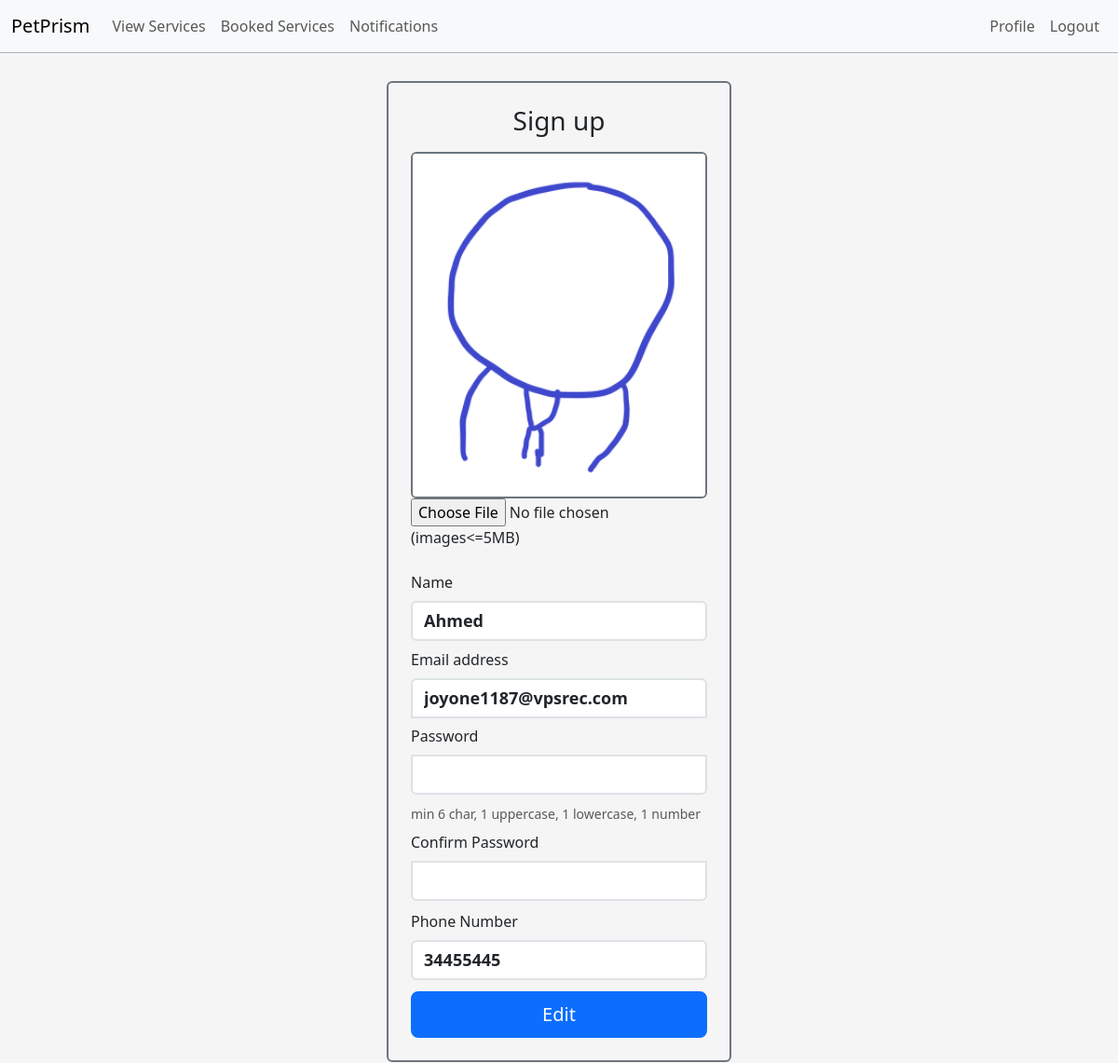
Screenshot of /profile.php (signed in) with the database file from the repository.
### tables this page shows
CREATE TABLE `users` (
  `ID` int(11) NOT NULL,
  `NAME` varchar(50) NOT NULL,
  `EMAIL` varchar(60) NOT NULL,
  `PASSWORD` varchar(60) NOT NULL,
  `PHONE` varchar(11) NOT NULL,
  `TYPE` varchar(10) NOT NULL DEFAULT 'customer',
  `PROFILE_PIC` varchar(200) NOT NULL DEFAULT 'default.jpg'
);

### profile.php (the view, shortened to what this page needs)
<?php
$sid = $_SESSION['userId'];
try {
  require('project_connection.php');
  $userResult = $db->prepare("SELECT * FROM users WHERE ID= :id");
  $userResult->bindParam(':id', $sid);
  $userResult->execute();
  $userRow = $userResult->fetch();
  $name = $userRow['NAME'];
  $mobile = $userRow['PHONE'];
  $email = $userRow['EMAIL'];
  $profile_pic = $userRow['PROFILE_PIC'];
} catch (PDOException $e) {
  echo "<script>alert('Error " . $e->getMessage() . "\\nPlease refresh');</script>";
}
?>
<!doctype html>
<html lang="en">
<head>
  <link href="./assets/dist/css/bootstrap.min.css" rel="stylesheet">
  <link href="loginForm.css" rel="stylesheet">
</head>
<body>
  <?php
  require('customernavbar.php');
  ?>
  <br /><br /> <br />
  <div class="container">
    <main class="form-signin w-100 m-auto">
      <div class="border border-secondary border-2 rounded">
        <form id='profileForm' onSubmit="return checkeditedInputs();" action='updateProfile.php' method='post' class="m-4" enctype="multipart/form-data">
          <h1 class="h3 mb-3 fw-normal text-center">Sign up</h1>
          <div class="mx-auto">
            <img src='./image/<?php echo $profile_pic; ?>' class='profile-pic img-fluid w-100 border border-secondary border-2 rounded ' alt='profilepic'>
          </div>
          <input type="file" name="picfile" id='fileUpload' /><span> (images<=5MB) </span><br><br>
              <div class="mb-2">
                <label for="name" class="form-label">Name</label>
                <input class='form-control' type='text' name='name' id="name" placeholder="maximum 50 characters" onkeyup="checkFN(this.value, 'name_msg')" size='50' value='<?php echo htmlspecialchars("$name"); ?>' required><span id='name_msg'></span>
              </div>
              <div class="mb-2">
                <label for="exampleInputEmail1" class="form-label">Email address</label>
                <input type="email" class="form-control" name="email" value='<?php echo htmlspecialchars("$email"); ?>' id="exampleInputEmail1" aria-describedby="emailHelp" placeholder="name@petshop.com" onkeyup="checkMAIL(this.value)" size='20' required>
              </div>
              <div class="mb-2">
                <label for="exampleInputPassword1" class="form-label">Password</label>
                <input type="password" class="form-control" id="exampleInputPassword1" name='password' onkeyup="checkPWD(this.value)">
                <div id="profile_pwd_msg" class="form-text">min 6 char, 1 uppercase, 1 lowercase, 1 number</div>
              </div>
              <div>
                <label for="exampleInputPassword2" class="form-label">Confirm Password</label>
                <input type="password" class="form-control" id="exampleInputPassword2" name='cnfm_password' onkeyup="confirmPWD(this.value)">
              </div>
              <div>
                <label for="phonenumber" class="form-label">Phone Number</label>
                <input class='form-control' type='text' name='mobile' value='<?php echo htmlspecialchars("$mobile"); ?>' placeholder="8 digits for Bahrain" onkeyup="checkMBL(this.value)" size='10' required>
              </div>
              <input class="w-100 btn btn-lg btn-primary mt-2" type='submit' name='edit_user' value='Edit'>
        </form>
      </div>
    </main>
  </div>
</body>
</html>

### loginForm.css (style rules this page uses)
html, body { height: 100%; }
body { background-color: #f5f5f5; }
.form-signin { max-width: 400px; padding: 15px; }
.form-signin input[type="email"] { margin-bottom: -1px; border-bottom-right-radius: 0; border-bottom-left-radius: 0; }
.form-signin input[type="password"] { margin-bottom: 10px; border-top-left-radius: 0; border-top-right-radius: 0; }

### profile.php (style rules this page uses)
.form-control { font-size: 18px; font-weight: bolder; }
.form-control::placeholder { font-weight: 20; }

### rows the page displays
users: PROFILE_PIC (placeholder picture), name "Ahmed", email "joyone1187@vpsrec.com", mobile "34455445"
